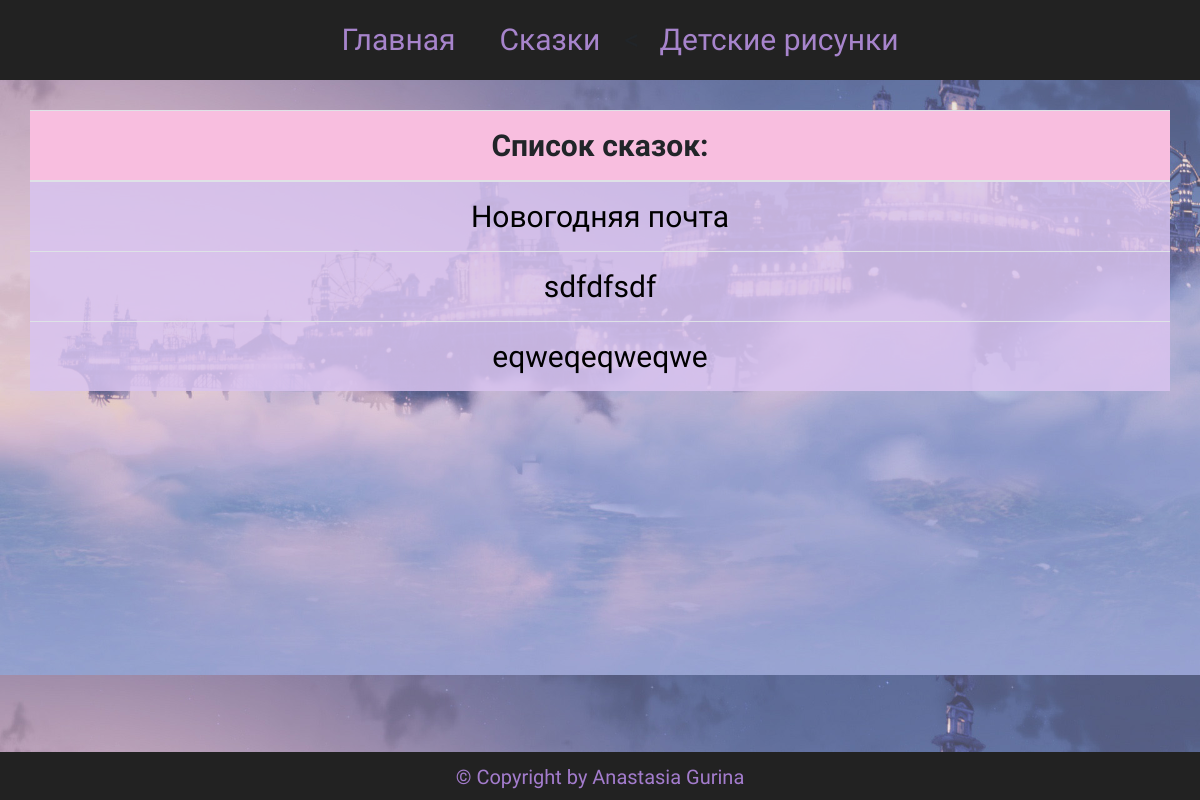
Before: /skazki_unih_darovanii/ with the older database file.
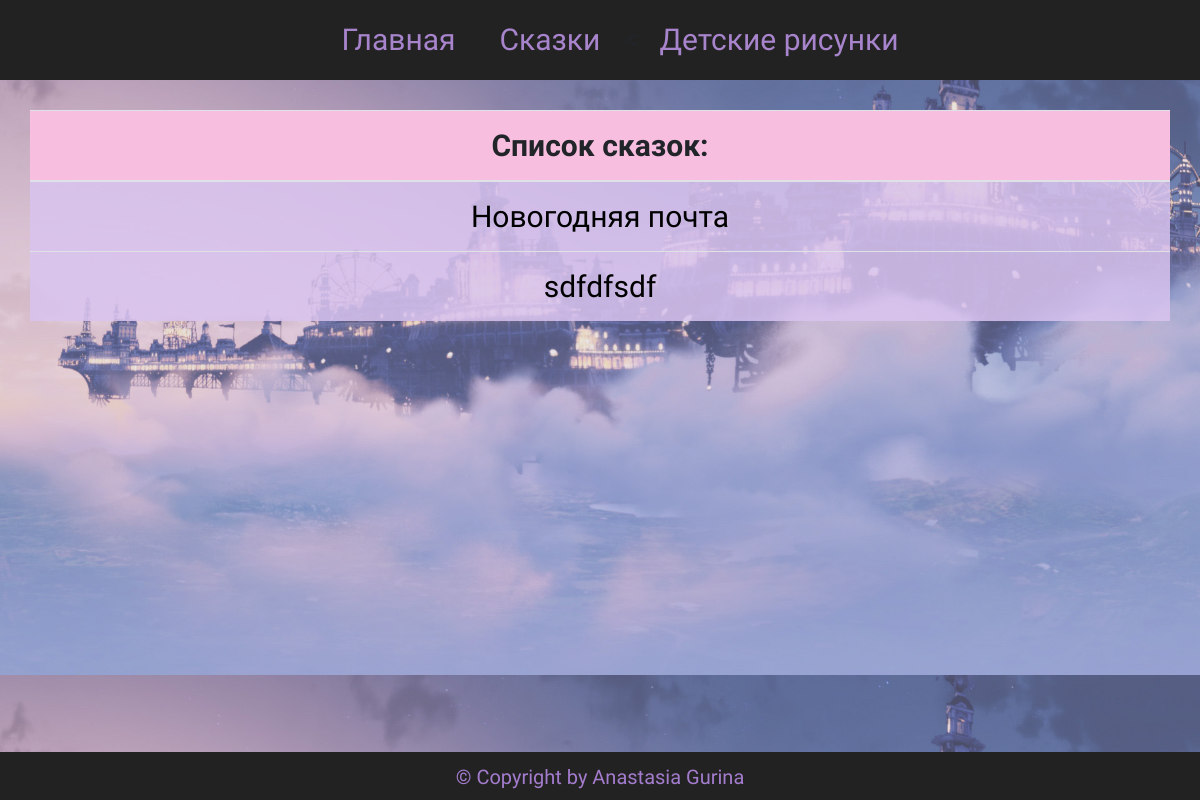
After: the same page with the newer database file.
### mainsite/models.py (models this page shows, shortened)
class skazka_dar(models.Model):
    id_skazka=models.AutoField(primary_key=True)
    name=models.CharField(max_length=100)
    author=models.CharField(max_length=50)
    image=models.ImageField(upload_to='static/img')
    text=models.TextField(max_length=2000,default='123')
    class Meta:
        verbose_name = "Сказка"
        verbose_name_plural = "Сказки"

### mainsite/views.py (the view)
# urls.py: url(r'^skazki_unih_darovanii/$', views.skazki_dar, name='skazki_dar'),
def skazki_dar(request):
    skazka_list = skazka_dar.objects.all()
    return render(request, "skazki_dar.html", locals())

### templates/skazki_dar.html (shortened to what this page needs)
{% load staticfiles %}
<!doctype html>
<html>
  <head>
      <link rel="stylesheet" href="{% static 'css/style.css' %}">
    <link rel="stylesheet" href="https://maxcdn.bootstrapcdn.com/bootstrap/4.0.0-beta.2/css/bootstrap.min.css">
  </head>
  <body>
	<nav>
		<ul>
			<li><a href="{% url 'index' %}">Главная</a></li>
			<li class="drop">
				<a href="#">Сказки</a>
			</li>
			<li><<a href="{% url 'risunki' %}">Детские рисунки</a></li>
		</ul>
  </nav>
    <div class="container skazki_darcont">
       <div class="row">
              <table class="table table-hover" style="background: rgba(217, 196, 239, 0.85); font-size: 30px; text-align: center;">
                  <thead style="background: #F8BEDF">
                <tr>
                    <th>Список сказок:</th>
                </tr>
                  </thead>
                  <tbody>
                    {% for skazka in skazka_list %}
                        <tr>
                          <td><a href="{% url "skazka_" skazka.id_skazka %}" class="adm">{{ skazka.name }}</a></td>
                        </tr>
                  {% endfor %}
                  </tbody>
              </table>
          </div>
      </div>
    <div id="footer">
        <p id="footer-text"> &copy; Copyright by Anastasia Gurina</p>
    </div>
  </body>
</html>

Changed rows visible on the page:
removed skazka_dar: name "eqweqeqweqwe"
